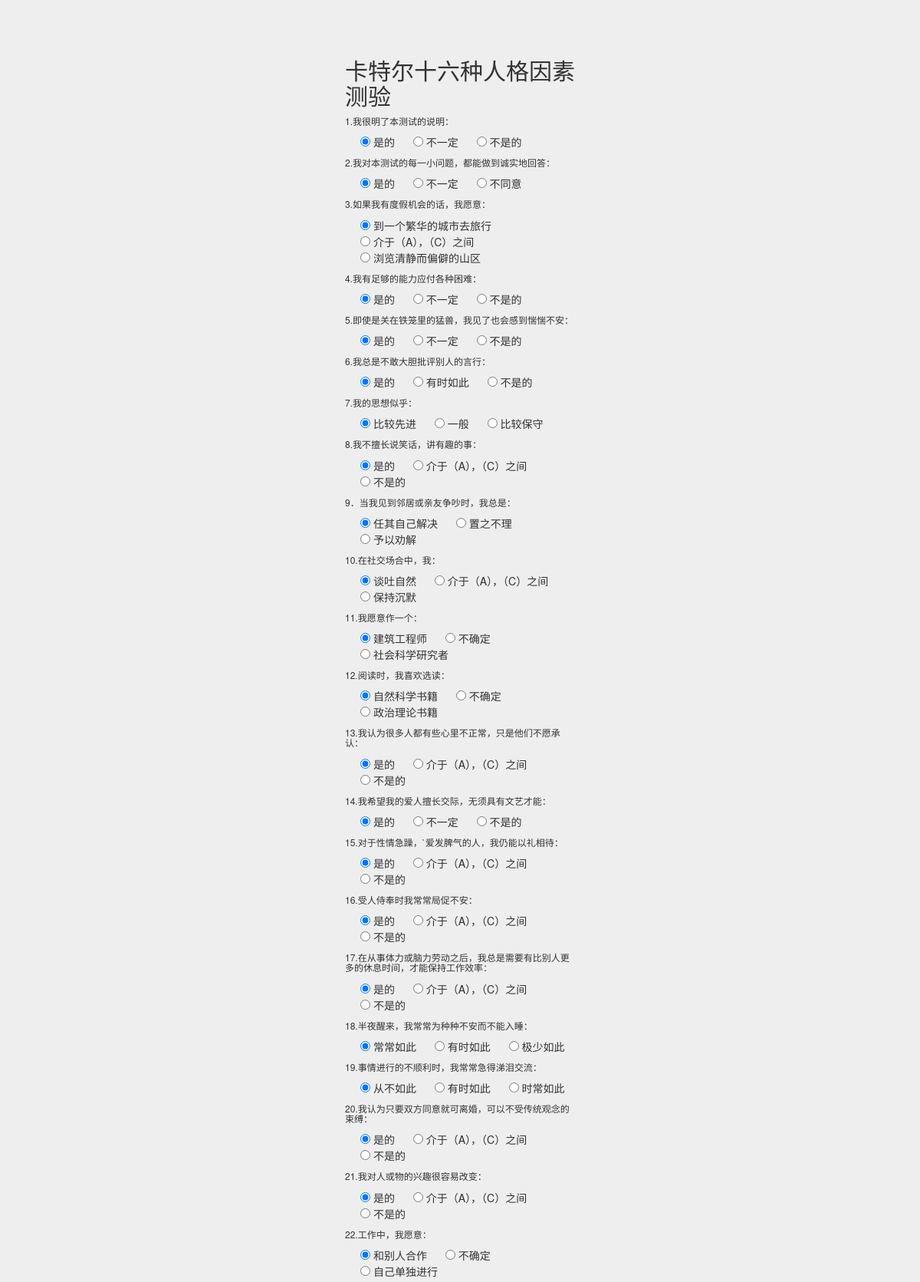
The page / (upper part) on the database its author committed.
### questionnaire/models.py (models this page shows)
class ItemBank(models.Model):
    item_num = models.IntegerField()
    item_type = models.CharField(max_length=50, null=True)
    item_title = models.CharField(max_length=50)
    item_a_anwser = models.CharField(max_length=50)
    item_b_anwser = models.CharField(max_length=50)
    item_c_anwser = models.CharField(max_length=50)
    one_score_anwser = models.CharField(max_length=50, null=True)
    tow_score_anwser = models.CharField(max_length=50, null=True)

### questionnaire/views.py (the view, shortened to what this page needs)
# urls.py: 2. Add a URL to urlpatterns:  path('', views.home, name='home')
def home(request):
    item_list = ItemBank.objects.all()
    context = {}
    context['item_list'] = item_list
    return render(request, 'questionnaire/home.html', context)

### questionnaire/templates/questionnaire/home.html (shortened to what this page needs)
{% load staticfiles %}
<!DOCTYPE html>
<html lang="zh-CN">
  <head>
    <link rel="stylesheet" type="text/css" href="{% static 'bootstrap-3.3.7/css/bootstrap.min.css' %}">
    <link rel="stylesheet" type="text/css" href="{% static 'css/signin.css' %}">
  </head>
  <body>
    <div class="container">
      <form class="form-signin" method="POST">
      <h2 class="form-signin-heading">卡特尔十六种人格因素测验</h2>
        {% for item in item_list %}
            <h6 class="form-signin-heading">{{ item.item_title }}</h6>
            <div class="checkbox">
              <label>
                <input class="radio_btn" type="radio" name="{{ item.item_num }}" value="A" checked="checked"> {{ item.item_a_anwser }}
              </label>
              <label>
                <input class="radio_btn" type="radio" name="{{ item.item_num }}" value="B"> {{ item.item_b_anwser }}
              </label>
              <label>
                <input class="radio_btn" type="radio" name="{{ item.item_num }}" value="C"> {{ item.item_c_anwser }}
              </label>
            </div>
        {% endfor %}
      </form>
    </div>
  </body>
</html>

### static/css/signin.css (style rules this page uses)
body { padding-top: 40px; padding-bottom: 40px; background-color: #eee; }
.form-signin { max-width: 330px; padding: 15px; margin: 0 auto; }
.form-signin .form-signin-heading, .form-signin .checkbox { margin-bottom: 10px; }
.form-signin .checkbox { font-weight: normal; }

### rows shown on the page
ItemBank: item_title "1.我很明了本测试的说明：", item_a_anwser "是的", item_b_anwser "不一定", item_c_anwser "不是的"
ItemBank: item_title "2.我对本测试的每一小问题，都能做到诚实地回答：", item_a_anwser "是的", item_b_anwser "不一定", item_c_anwser "不同意"
ItemBank: item_title "3.如果我有度假机会的话，我愿意：", item_a_anwser "到一个繁华的城市去旅行", item_b_anwser "介于（A），（C）之间", item_c_anwser "浏览清静而偏僻的山区"
ItemBank: item_title "4.我有足够的能力应付各种困难：", item_a_anwser "是的", item_b_anwser "不一定", item_c_anwser "不是的"
ItemBank: item_title "5.即使是关在铁笼里的猛兽，我见了也会感到惴惴不安：", item_a_anwser "是的", item_b_anwser "不一定", item_c_anwser "不是的"
ItemBank: item_title "6.我总是不敢大胆批评别人的言行：", item_a_anwser "是的", item_b_anwser "有时如此", item_c_anwser "不是的"
ItemBank: item_title "7.我的思想似乎：", item_a_anwser "比较先进", item_b_anwser "一般", item_c_anwser "比较保守"
ItemBank: item_title "8.我不擅长说笑话，讲有趣的事：", item_a_anwser "是的", item_b_anwser "介于（A），（C）之间", item_c_anwser "不是的"
ItemBank: item_title "9．当我见到邻居或亲友争吵时，我总是：", item_a_anwser "任其自己解决", item_b_anwser "置之不理", item_c_anwser "予以劝解"
ItemBank: item_title "10.在社交场合中，我：", item_a_anwser "谈吐自然", item_b_anwser "介于（A），（C）之间", item_c_anwser "保持沉默"
ItemBank: item_title "11.我愿意作一个：", item_a_anwser "建筑工程师", item_b_anwser "不确定", item_c_anwser "社会科学研究者"
ItemBank: item_title "12.阅读时，我喜欢选读：", item_a_anwser "自然科学书籍", item_b_anwser "不确定", item_c_anwser "政治理论书籍"
ItemBank: item_title "13.我认为很多人都有些心里不正常，只是他们不愿承认：", item_a_anwser "是的", item_b_anwser "介于（A），（C）之间", item_c_anwser "不是的"
ItemBank: item_title "14.我希望我的爱人擅长交际，无须具有文艺才能：", item_a_anwser "是的", item_b_anwser "不一定", item_c_anwser "不是的"
ItemBank: item_title "15.对于性情急躁，`爱发脾气的人，我仍能以礼相待：", item_a_anwser "是的", item_b_anwser "介于（A），（C）之间", item_c_anwser "不是的"
ItemBank: item_title "16.受人侍奉时我常常局促不安：", item_a_anwser "是的", item_b_anwser "介于（A），（C）之间", item_c_anwser "不是的"
ItemBank: item_title "17.在从事体力或脑力劳动之后，我总是需要有比别人更多的休息时间，才能保持工作效率：", item_a_anwser "是的", item_b_anwser "介于（A），（C）之间", item_c_anwser "不是的"
ItemBank: item_title "18.半夜醒来，我常常为种种不安而不能入睡：", item_a_anwser "常常如此", item_b_anwser "有时如此", item_c_anwser "极少如此"
ItemBank: item_title "19.事情进行的不顺利时，我常常急得涕泪交流：", item_a_anwser "从不如此", item_b_anwser "有时如此", item_c_anwser "时常如此"
ItemBank: item_title "20.我认为只要双方同意就可离婚，可以不受传统观念的束缚：", item_a_anwser "是的", item_b_anwser "介于（A），（C）之间", item_c_anwser "不是的"
ItemBank: item_title "21.我对人或物的兴趣很容易改变：", item_a_anwser "是的", item_b_anwser "介于（A），（C）之间", item_c_anwser "不是的"
ItemBank: item_title "22.工作中，我愿意：", item_a_anwser "和别人合作", item_b_anwser "不确定", item_c_anwser "自己单独进行"
